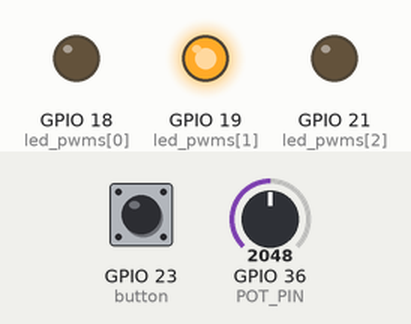
A program run on a simulated ESP32 board running MicroPython. Shown: output pins drawn as LEDs (lit = HIGH). Dashed ring = blinking. Inputs (shaded band) come from the test bench; at power-on: GPIO 23 (button) LOW, GPIO 36 (POT_PIN) = 2048 (analog values on the 0–4095 scale). What the program prints to the serial console is not drawn.

Above: at 1.2 s.
1.3 s: GPIO 23 (button) pulled HIGH for 0.15 s
At 1.48 s:
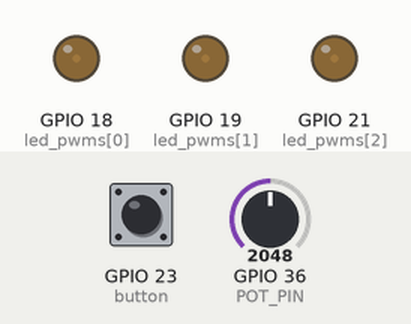
4.3 s: GPIO 23 (button) pulled HIGH for 1 s
8.3 s: GPIO 36 (POT_PIN) set to 215
At 8.54 s:
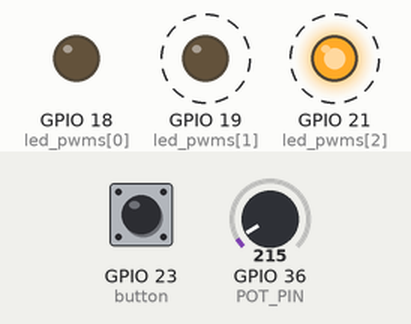
11.3 s: GPIO 23 (button) pulled HIGH for 0.15 s
At 11.64 s:
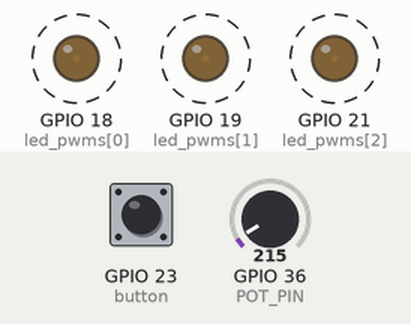
14.3 s: GPIO 23 (button) pulled HIGH for 3.2 s
19.0 s: GPIO 36 (POT_PIN) set to 2866
At 21.0 s:
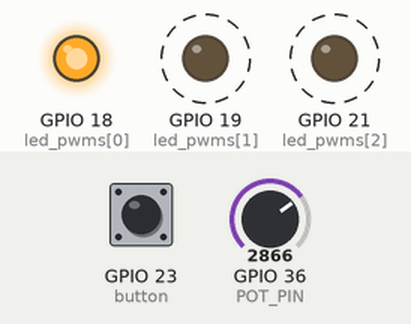
Timing chart, 0 to 23.0 s (numbered marks = the images above; inputs shaded):
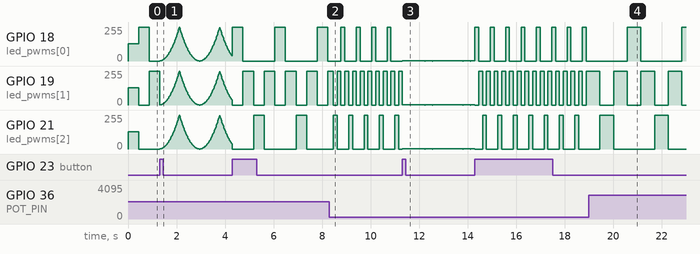

The program:

06-1.py
```python
# 實驗 #6-1：按鈕切換跑馬燈與呼吸燈模式＋可變電阻控制速度
# 執行環境：MicroPython v1.24.0 on ESP32-DevKitC

import machine
import time
from collections import deque

# --- 硬體腳位定義 ---
# 可變電阻
POT_PIN = 36
adc = machine.ADC(machine.Pin(POT_PIN))
adc.atten(machine.ADC.ATTN_11DB)  # 設定電壓範圍為 0-3.3V，對應 ADC 讀值 0-4095

# LED 模組 (使用 PWM 以同時支援開關與亮度變化)
# PWM 頻率設為 1000Hz，人眼看不出閃爍
led_pwms = [
    machine.PWM(machine.Pin(18), freq=1000), # 紅燈
    machine.PWM(machine.Pin(19), freq=1000), # 黃燈
    machine.PWM(machine.Pin(21), freq=1000)  # 綠燈
]

# 按鈕
BUTTON_PIN = 23
button = machine.Pin(BUTTON_PIN, machine.Pin.IN)

# --- 全域狀態變數 ---
# 模式控制 (0: 跑馬燈, 1: 呼吸燈)
current_mode = 0

# ADC 平滑化 (移動平均)
adc_readings = deque([0] * 10, 10) # 使用 deque 自動維持 10 筆資料

# 非阻塞式計時器
last_update_times = {
    'marquee': 0,
    'breathing': 0,
    'adc': 0
}

# 按鈕除錯 (Debouncing)
last_button_state = 0
last_press_time = 0
DEBOUNCE_MS = 200 # 按鈕觸發間隔，避免彈跳或誤觸

# 跑馬燈模式狀態
marquee_step = 0
MARQUEE_SEQUENCE = [0, 1, 2, 1] # 跑馬燈順序 R -> Y -> G -> Y -> ... (對應 led_pwms 的索引)

# 呼吸燈模式狀態
brightness = 0
fade_amount = 5 # 每次亮度變化的量

# --- 輔助函式 ---
def map_value(x, in_min, in_max, out_min, out_max):
    """將一個範圍的數值線性對應到另一個範圍"""
    return (x - in_min) * (out_max - out_min) / (in_max - in_min) + out_min

def reset_leds():
    """關閉所有 LED，用於模式切換時的重置"""
    for p in led_pwms:
        p.duty(0)

def reset_mode_states():
    """重置模式相關的狀態變數，確保切換後能正常開始"""
    global marquee_step, brightness, fade_amount

    # 重置跑馬燈狀態
    marquee_step = 0

    # 重置呼吸燈狀態
    brightness = 0
    fade_amount = 5

    # 清空 LED 狀態
    reset_leds()
    print("-" * 20)


# --- 核心邏輯函式 ---
def handle_button(now):
    """處理按鈕事件，包含除錯與模式切換"""
    global current_mode, last_button_state, last_press_time

    state = button.value()
    # 偵測按鈕被按下的瞬間 (Rising Edge)
    if state == 1 and last_button_state == 0:
        # 如果距離上次有效觸發已超過除錯時間
        if time.ticks_diff(now, last_press_time) > DEBOUNCE_MS:
            last_press_time = now
            current_mode = 1 - current_mode # 在 0 和 1 之間切換
            reset_mode_states() # 重置狀態以準備新模式
            mode_name = "跑馬燈" if current_mode == 0 else "呼吸燈"
            print(f"模式切換 -> 當前模式: {mode_name}")

    last_button_state = state

def get_smooth_adc_period(now):
    """讀取 ADC 值，進行移動平均，並根據當前模式轉換為對應的時間週期"""
    global adc_readings

    # 每 20ms 讀取一次 ADC，避免過於頻繁
    if time.ticks_diff(now, last_update_times['adc']) > 20:
        last_update_times['adc'] = now
        adc_readings.append(adc.read())

    smooth_adc_val = sum(adc_readings) / len(adc_readings)

    if current_mode == 0: # 跑馬燈模式
        # ADC: 0-4095 -> 時間: 0.5s-3s (500ms-3000ms)
        return map_value(smooth_adc_val, 0, 4095, 500, 3000)
    else: # 呼吸燈模式
        # ADC: 0-4095 -> 時間: 0.1s-3s (100ms-3000ms)
        return map_value(smooth_adc_val, 0, 4095, 100, 3000)

def run_marquee(now, period):
    """執行跑馬燈邏輯 (非阻塞)"""
    global marquee_step

    # 一輪跑馬燈有 4 個步驟 (R, Y, G, Y)
    # 所以每一步的時間 = 總週期 / 4
    step_delay = period / 4

    if time.ticks_diff(now, last_update_times['marquee']) > step_delay:
        last_update_times['marquee'] = now

        # 關閉所有燈
        reset_leds()

        # 點亮當前步驟的燈
        # duty(1023) 代表全亮 (10-bit PWM)
        led_index = MARQUEE_SEQUENCE[marquee_step]
        led_pwms[led_index].duty(1023)

        # 移至下一步
        marquee_step = (marquee_step + 1) % len(MARQUEE_SEQUENCE)

def run_breathing(now, period):
    """執行呼吸燈邏輯 (非阻塞)"""
    global brightness, fade_amount

    # 呼吸週期包含一次亮起和一次熄滅
    # 亮度從 0 -> 255 再 -> 0，總共 255/fade_amount * 2 個步驟
    total_steps = (255 / abs(fade_amount)) * 2
    step_delay = period / total_steps

    if time.ticks_diff(now, last_update_times['breathing']) > step_delay:
        last_update_times['breathing'] = now

        # 更新亮度
        brightness += fade_amount

        # 碰到邊界時反轉方向
        if brightness <= 0:
            brightness = 0
            fade_amount = -fade_amount
        elif brightness >= 255:
            brightness = 255
            fade_amount = -fade_amount

        # 計算 PWM duty cycle (0-1023)
        # 為了讓視覺效果更線性，對亮度值進行平方處理 (Gamma Correction)
        duty_val = int((brightness / 255) ** 2 * 1023)

        # 設定所有燈的亮度
        for p in led_pwms:
            p.duty(duty_val)


# --- 主程式迴圈 ---
print("實驗 #6-1 啟動...")
print("按按鈕可在跑馬燈與呼吸燈模式間切換。")
print(f"當前模式: {'跑馬燈' if current_mode == 0 else '呼吸燈'}")

while True:
    # 獲取當前時間，整個迴圈中重複使用以確保一致性
    now = time.ticks_ms()

    # 1. 處理按鈕輸入
    handle_button(now)

    # 2. 根據可變電阻獲取當前模式所需的時間週期
    period = get_smooth_adc_period(now)

    # 3. 根據當前模式執行對應的 LED 效果
    if current_mode == 0:
        run_marquee(now, period)
    else: # current_mode == 1
        run_breathing(now, period)

    # 在主迴圈中加入一個極小的延遲，可以釋放 CPU 資源給其他系統任務
    # 但這個延遲非常小，不會影響非阻塞邏輯的響應
    time.sleep_ms(1)
```

Measured:
- after the input at 8.3 s, GPIO 19 (led_pwms[1]): alternates 255/255 for 0.16 s and 0/255 for 0.16 s, starting after 0.16 s; GPIO 21 (led_pwms[2]): alternates 255/255 for 0.16 s and 0/255 for 0.47 s, starting after 0.16 s
- after the input at 11.3 s, GPIO 18 (led_pwms[0]), GPIO 21 (led_pwms[2]): alternates 1/255 for 0.30 s and 0/255 for 0.01 s, starting at once
- after the input at 19.0 s, GPIO 19 (led_pwms[1]): alternates 255/255 for 0.56 s and 0/255 for 0.56 s, starting after 0.45 s; GPIO 21 (led_pwms[2]): alternates 255/255 for 0.56 s and 0/255 for 1.7 s, starting after 0.45 s
- by itself, GPIO 18 (led_pwms[0]): alternates 255/255 for 0.44 s and 0/255 for 1.3 s
- by itself, GPIO 19 (led_pwms[1]): alternates 255/255 for 0.44 s and 0/255 for 0.44 s
